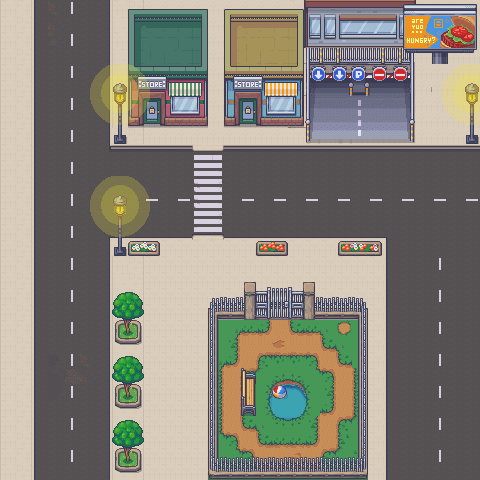

This is a level from a 2D game, rendered from its Tiled map with the project's own tilesets. A one-line summary and the map file follow, with tile-layer data summarised:
An orthogonal 30x30 tile map with 16x16 px tiles, 4 tile layers (roads, pavement, buildings, decoration) and 23 objects.

<map version="1.9" tiledversion="1.9.2" orientation="orthogonal" renderorder="right-down" width="30" height="30" tilewidth="16" tileheight="16" infinite="0" nextlayerid="8" nextobjectid="28">
 <editorsettings>
  <export target="../../app/src/main/res/raw/demo.xml" format="tmx" />
 </editorsettings>
 <tileset firstgid="1" source="../tileset.tsx" />
 <layer id="1" name="roads" width="30" height="30">
  <data>[900 cells, 900 non-empty, 20 distinct tile ids]</data>
 </layer>
 <layer id="2" name="pavement" width="30" height="30">
  <data>[900 cells, 659 non-empty, 77 distinct tile ids]</data>
 </layer>
 <layer id="3" name="buildings" width="30" height="30">
  <data>[900 cells, 143 non-empty, 140 distinct tile ids]</data>
 </layer>
 <layer id="4" name="decoration" width="30" height="30">
  <data>[900 cells, 174 non-empty, 93 distinct tile ids]</data>
 </layer>
 <objectgroup id="5" name="colliders">
  <object id="2" x="224.333" y="16.0313" width="79.6667" height="109.969" />
  <object id="3" x="304.333" y="0.333333" width="111.542" height="79.6667" />
  <object id="4" x="432" y="48.6667" width="16" height="15.3333" />
  <object id="5" x="464" y="128" width="16" height="16" />
  <object id="6" x="110" y="127.667" width="18" height="16.3333" />
  <object id="7" x="112" y="240" width="16" height="16" />
  <object id="8" x="208" y="304" width="160" height="16" />
  <object id="9" x="358" y="320.333" width="10" height="159.667" />
  <object id="10" x="208.333" y="469" width="159.667" height="11" />
  <object id="11" x="208" y="304.667" width="8.33333" height="176.333" />
  <object id="12" x="112" y="320.333" width="31" height="23.6667" />
  <object id="13" x="114.727" y="383.818" width="26.1818" height="24.1818" />
  <object id="14" x="114.818" y="448.091" width="26.1818" height="23.8182" />
  <object id="15" x="128" y="240" width="32" height="16" />
  <object id="16" x="256" y="240" width="32" height="16" />
  <object id="17" x="336" y="240" width="48" height="16" />
  <object id="18" x="128.25" y="16.25" width="79.7222" height="109.728" />
 </objectgroup>
 <objectgroup id="6" name="drop_offs">
  <object id="22" x="175" y="352.333" width="33" height="63.6667" />
  <object id="23" x="386" y="416" width="30" height="64" />
  <object id="24" x="34.25" y="0" width="29.75" height="64" />
  <object id="27" x="416" y="149.75" width="64" height="26.25" />
 </objectgroup>
 <objectgroup id="7" name="restaurants">
  <object id="19" x="128" y="149.636" width="64" height="26.3636" />
  <object id="20" x="224" y="149.273" width="80" height="26.7273" />
 </objectgroup>
</map>
